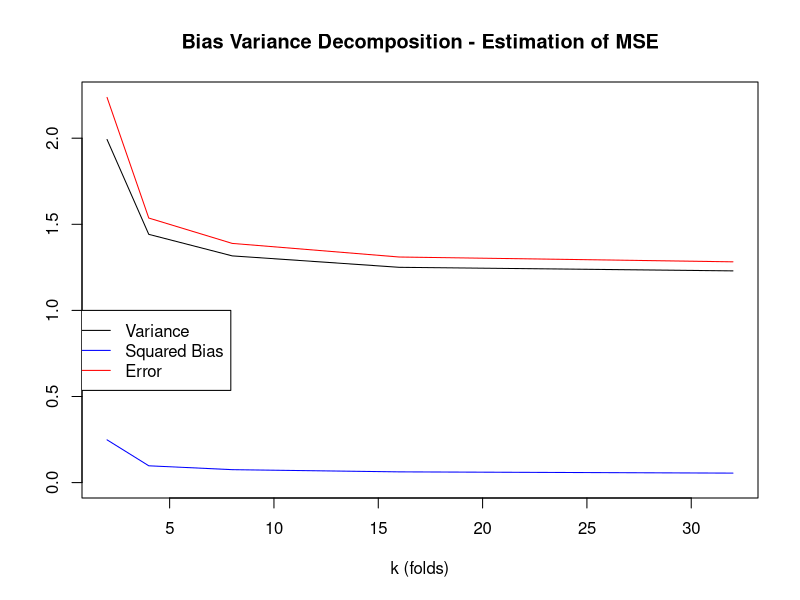
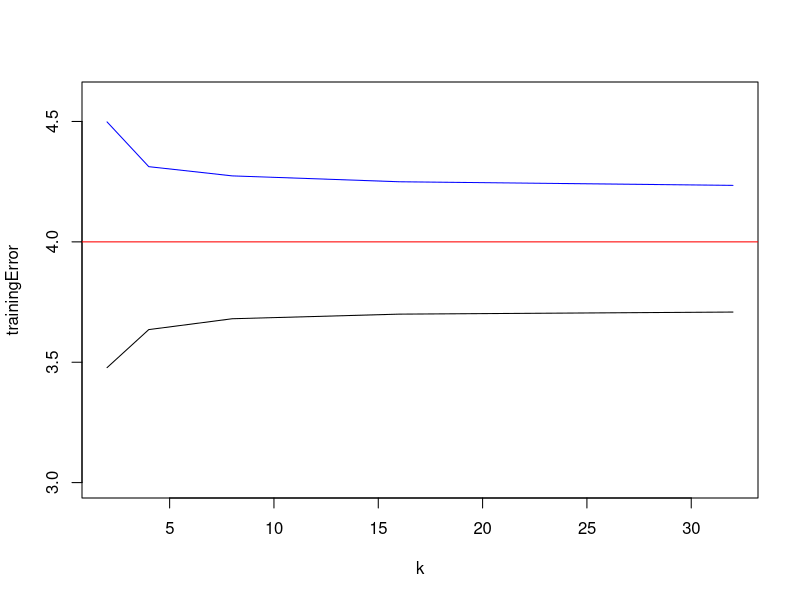

These figures' R source, in order: (Note: a time limit stopped this script after it produced the figures.)
## ---- chunk 1
knitr::opts_chunk$set(echo = TRUE)
## ---- chunk 2
generate_data <- function(n){
  X <- rnorm(n, 5, 4)
  eps <- rnorm(n, 0, 2)
  Y <- 10 + 2*X + eps
  return(data.frame(X,Y))
}
## ---- chunk 3
NMC <- 1000
nOut <- 1000
outData <- generate_data(nOut)

results <- data.frame('rep' = rep(1:NMC, nOut),
                      'i' = rep(1:nOut, each=NMC),
                      'X' = rep(outData$X, each=NMC),
                      'Y' = rep(outData$Y, each=NMC),
                      'beta0' = rep(0,nOut*NMC),
                      'beta1' = rep(0,nOut*NMC),
                      'Yhat' = rep(0,nOut*NMC),
                      'error'= rep(0,nOut*NMC))

for(k in 1:NMC){
  sampleData <- generate_data(32)
  modelFit <- lm(Y~X, data=sampleData)
  yhat <- predict(modelFit, newdata=outData)
  results[results$rep==k, "beta0"] <- coef(modelFit)[1]
  results[results$rep==k, "beta1"] <- coef(modelFit)[2]
  results[results$rep==k,"Yhat"] <- yhat
}
results$error = results$Y-results$Yhat

predVar <- as.numeric(mean(aggregate(error~rep, results, FUN="var")$error))
predBias2 <- mean(aggregate(error~rep, results, FUN="mean")$error)^2
predErr <- mean(results$error^2)

## ---- chunk 4
NMC <- 500
ks <- c(2,4,8,16,32)
crossValidationResults <- data.frame('k' = ks,
                                     trainingError = 0,
                                     testingError = 0,
                                     testingVariance = 0,
                                     testingBias2 = 0,
                                     estimationError=0)

for(K in ks){
  trnErr <- 0
  tstErr <- 0

  for(j in 1:NMC){
    set.seed(j) #same data, repeated once for each k
    sampleData <- generate_data(32)

    #idx is a shuffled vector of row numbers
    idx <- sample(1:nrow(sampleData))
    #folds partitions the row indices
    folds <- split(idx, as.factor(1:K))
  
    trainingErrors <- 0
    testingErrors <- 0
    
    for(k in 1:K){ 
      training <- sampleData[-folds[[k]],]
      testing <- sampleData[folds[[k]],]
      #estimate MSE
      #fit the model to the training data
      modelFit <- lm(Y~X, data=training)
      #calculate the average squared error on the testing data
      trainingErrors[k] <- mean(resid(modelFit)^2)
      testingErrors[k] <- mean((predict(modelFit, newdata=testing) - testing$Y)^2)
    }
    
    trnErr[j] <- mean(trainingErrors)
    tstErr[j] <- mean(testingErrors)
  }
  crossValidationResults[crossValidationResults$k==K, "trainingError"] <- mean(trnErr)
  crossValidationResults[crossValidationResults$k==K, "testingError"] <- mean(tstErr)
  
  crossValidationResults[crossValidationResults$k==K, "testingVariance"] <- var(tstErr)
  crossValidationResults[crossValidationResults$k==K, "testingBias2"] <- mean((tstErr-4))^2
  crossValidationResults[crossValidationResults$k==K, "estimationError"] <- mean((tstErr-4)^2)
}
crossValidationResults
## ---- chunk 5
plot(testingVariance~k, data=crossValidationResults, type="l", main="Bias Variance Decomposition - Estimation of MSE", ylim=c(0, max(crossValidationResults$estimationError)), ylab="", xlab="k (folds)")
lines(testingBias2~k, data=crossValidationResults, col="blue")
lines(estimationError~k, data=crossValidationResults, col="red")
legend(0,1,legend=c("Variance","Squared Bias","Error"), col=c("black","blue","red"), lty=1)


plot(trainingError~k, data=crossValidationResults, type="l", ylim=c(3,4.6))
lines(testingError~k, data=crossValidationResults, col="blue")
abline(h=2^2, col="red")
## ---- chunk 6
generate_data <- function(n){
  X1 <- rnorm(n, 5, 4)
  X2 <- rnorm(n, 1, 4)
  X3 <- rnorm(n, 3, 4)
  eps <- rnorm(n, 0, 2)
  Y <- 10 + 2*X1 +5*X2 -3*X3+ eps
  return(data.frame(X1,X2,X3,Y))
}

NMC <- 1000
nOut <- 1000
outData <- generate_data(nOut)
n <- 128

results <- data.frame('rep' = rep(1:NMC, nOut),
                      'i' = rep(1:nOut, each=NMC),
                      'Y' = rep(outData$Y, each=NMC),
                      'Yhat' = rep(0,nOut*NMC),
                      'error'= rep(0,nOut*NMC))

for(k in 1:NMC){
  sampleData <- generate_data(128)
  modelFit <- lm(Y~., data=sampleData)
  yhat <- predict(modelFit, newdata=outData)
  results[results$rep==k,"Yhat"] <- yhat
}
results$error = results$Y-results$Yhat


predVar <- mean(aggregate(Yhat~rep, results, FUN="var")$Yhat)
predBias2 <- mean(aggregate(error~i, results, FUN="mean")$error)^2
predErr <- mean(results$error^2)

print(paste("Variance =",predVar))
print(paste("Squared Bias = ", predBias2))
print(paste("Mean Square Error = ",predErr))
print(paste("Var + Bias^2 = ",predVar+predBias2))
print(paste("estimate of sigma = ",sqrt(predErr)))
## ---- chunk 7
NMC <- 250
ks <- c(2,4,8,16,32,64,128)
crossValidationResults <- data.frame('k' = ks,
                                     trainingError = 0,
                                     testingError = 0,
                                     testingVariance = 0,
                                     testingBias2 = 0,
                                     estimationError=0)

for(K in ks){
  trnErr <- 0
  tstErr <- 0

  for(j in 1:NMC){
    set.seed(j) #same data, repeated once for each k
    sampleData <- generate_data(n)

    #idx is a shuffled vector of row numbers
    idx <- sample(1:nrow(sampleData))
    #folds partitions the row indices
    folds <- split(idx, as.factor(1:K))
  
    trainingErrors <- 0
    testingErrors <- 0
    
    for(k in 1:K){ 
      training <- sampleData[-folds[[k]],]
      testing <- sampleData[folds[[k]],]
      #estimate MSE
      #fit the model to the training data
      modelFit <- lm(Y~., data=training)
      #calculate the average squared error on the testing data
      trainingErrors[k] <- mean(resid(modelFit)^2)
      testingErrors[k] <- mean((predict(modelFit, newdata=testing) - testing$Y)^2)
    }
    
    trnErr[j] <- mean(trainingErrors)
    tstErr[j] <- mean(testingErrors)
  }
  crossValidationResults[crossValidationResults$k==K, "trainingError"] <- mean(trnErr)
  crossValidationResults[crossValidationResults$k==K, "testingError"] <- mean(tstErr)
  crossValidationResults[crossValidationResults$k==K, "testingVariance"] <- var(tstErr)
  crossValidationResults[crossValidationResults$k==K, "testingBias2"] <- mean((tstErr-4))^2
  crossValidationResults[crossValidationResults$k==K, "estimationError"] <- mean((tstErr-4)^2)
}
crossValidationResults
## ---- chunk 8
plot(testingVariance~k, data=crossValidationResults, type="l", main="Bias Variance Decomposition - Estimation of MSE", ylim=c(0, max(crossValidationResults$estimationError)), ylab="", xlab="k (folds)")
lines(testingBias2~k, data=crossValidationResults, col="blue")
lines(estimationError~k, data=crossValidationResults, col="red")
legend(0,1,legend=c("Variance","Squared Bias","Error"), col=c("black","blue","red"), lty=1)



plot(trainingError~k, data=crossValidationResults, type="l", ylim=range(crossValidationResults[,2:3]), main="Error vs K", ylab="mean sq err",xlab="k (folds)")
lines(testingError~k, data=crossValidationResults, col="blue")
abline(h=predErr, col="red")
text(2, crossValidationResults$testingError[1],"Validation",adj=c(0,1))
text(2, crossValidationResults$trainingError[1],"Training",adj=c(0,0))
text(2, 4,"Model Error",adj=c(0,0))
